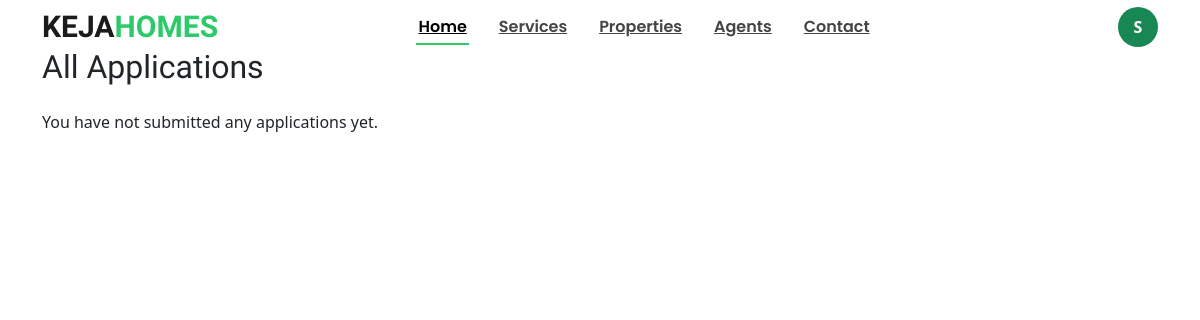
Page /myapplications/ (signed in) on the earlier database version.
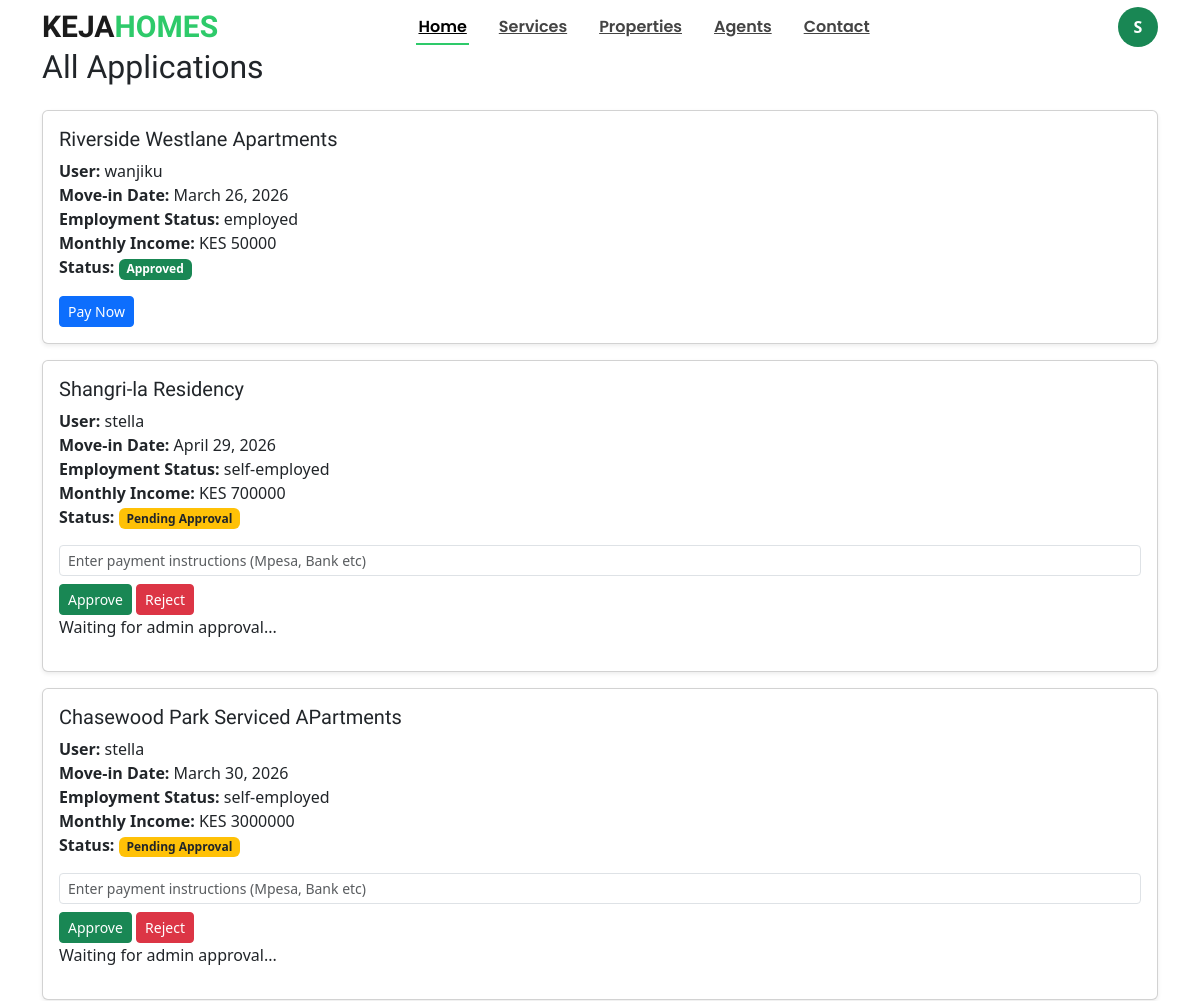
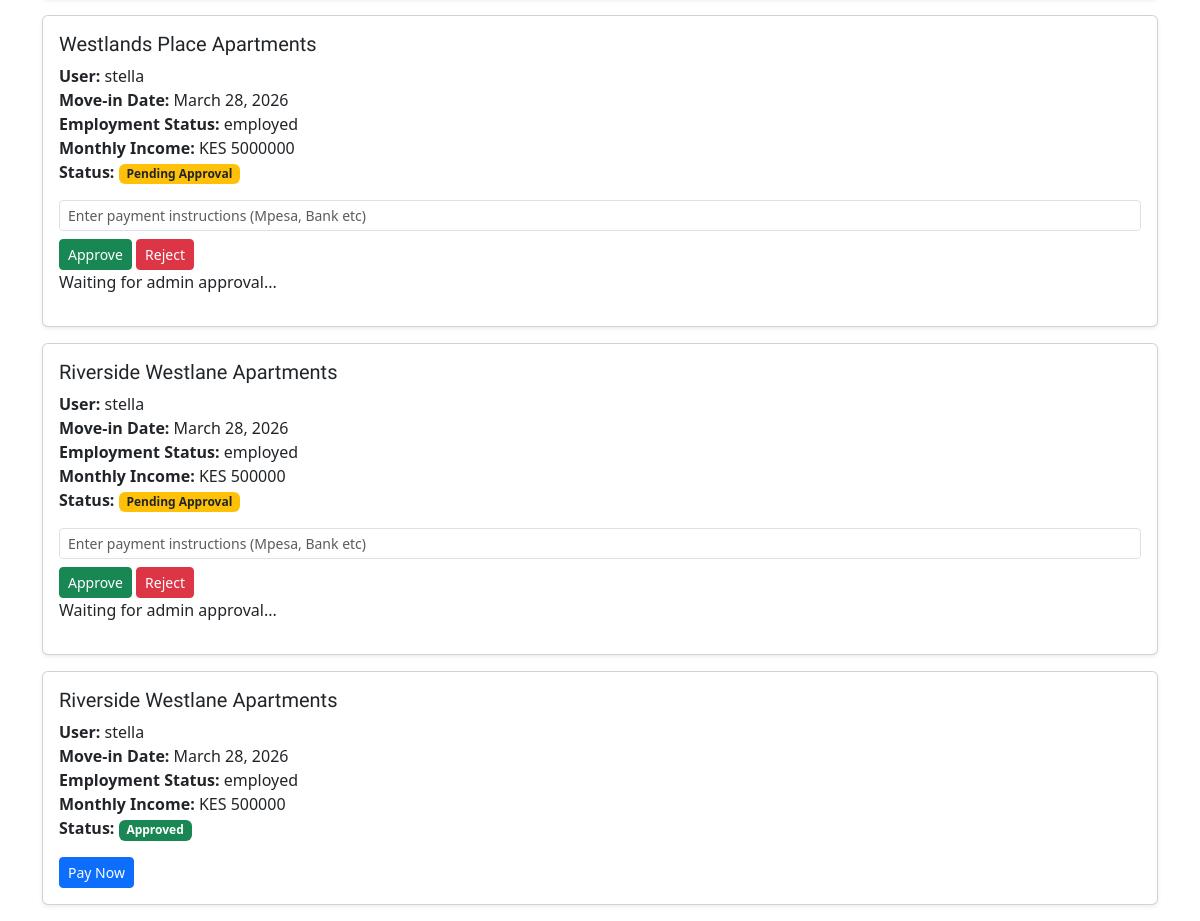
Same page on the later database version (2 pictures, top to bottom).
### homes/models.py (models this page shows, shortened)
class ApartmentApplication(models.Model):
    STATUS_CHOICES = [
        ('pending', 'Pending Approval'),
        ('approved', 'Approved'),
        ('rejected', 'Rejected'),
    ]
    PAYMENT_STATUS_CHOICES = [
        ('pending', 'Pending Payment'),
        ('paid', 'Paid'),
    ]
    user = models.ForeignKey(User, on_delete=models.CASCADE)  # link application to logged-in user
    full_name = models.CharField(max_length=200)
    email = models.EmailField()
    phone = models.CharField(max_length=20)
    id_number = models.CharField(max_length=50)
    apartment = models.CharField(max_length=200)
    move_in_date = models.DateField()
    employment_status = models.CharField(max_length=50)
    monthly_income = models.PositiveIntegerField()
    documents = models.FileField(upload_to='applications/', blank=True, null=True)
    notes = models.TextField(blank=True, null=True)
    status = models.CharField(max_length=20, choices=STATUS_CHOICES, default='pending')
    submitted_at = models.DateTimeField(auto_now_add=True)
    approved_at = models.DateTimeField(blank=True, null=True)
    price = models.PositiveIntegerField(blank=True, null=True)  # set by admin after approval
    payment_info = models.TextField(blank=True, null=True)      # e.g., Mpesa or bank instructions
    payment_status = models.CharField(
        max_length=10,
        choices=PAYMENT_STATUS_CHOICES,
        default='pending'
    )

### homes/views.py (the view, shortened to what this page needs)
# urls.py: path('myapplications/', views.myapplications, name='my-applications'),
@login_required
def myapplications(request):
    if request.user.is_superuser:
        applications = ApartmentApplication.objects.all().order_by('-submitted_at')
    else:
        applications = ApartmentApplication.objects.filter(user=request.user).order_by('-submitted_at')
    return render(request, 'myapplications.html', {'applications': applications})

### homes/templates/myapplications.html (shortened to what this page needs)
{% load static %}
<!DOCTYPE html>
<html lang="en">
<head>
    <link href="https://cdn.jsdelivr.net/npm/bootstrap@5.3.2/dist/css/bootstrap.min.css" rel="stylesheet">
  <link href="{%static 'assets/vendor/bootstrap/css/bootstrap.min.css' %}" rel="stylesheet">
  <link href="{%static 'assets/vendor/bootstrap-icons/bootstrap-icons.css' %}" rel="stylesheet">
  <link href="{%static 'assets/vendor/aos/aos.css' %}" rel="stylesheet">
  <link href="{%static 'assets/vendor/fontawesome-free/css/all.min.css' %}" rel="stylesheet">
  <link href="{%static 'assets/vendor/swiper/swiper-bundle.min.css' %}" rel="stylesheet">
  <link href="{%static 'assets/css/main.css' %}" rel="stylesheet">
   <link rel="stylesheet" href="https://cdn.jsdelivr.net/npm/bootstrap@5.3.8/dist/css/bootstrap.min.css">
  <link href="https://cdn.jsdelivr.net/npm/bootstrap-icons@1.11.3/font/bootstrap-icons.css" rel="stylesheet">
</head>
<body>
 <header id="header" class="header d-flex align-items-center fixed-top">
    <div class="container-fluid container-xl position-relative d-flex align-items-center justify-content-between">
        <div class="logo d-flex align-items-center">
  <h1 class="sitename m-0">
    KEJA<span>HOMES</span>
  </h1>
</div>
  <nav id="navmenu" class="navmenu">
        <ul>
          <li><a href="{% url 'index' %}" class="active">Home</a></li>
          <li><a href="{% url 'about' %}">Services</a></li>
          <li><a href="{% url 'properties' %}">Properties</a></li>
          <li><a href="{% url 'agents' %}">Agents</a></li>
          <li><a href="{% url 'contact' %}">Contact</a></li>
      </nav>
         <div class="d-flex align-items-center ms-5">
      {% if user.is_authenticated %}
        <div class="dropdown">
          <button class="btn rounded-circle bg-success text-white fw-bold"
                  type="button"
                  data-bs-toggle="dropdown"
                  style="width:40px; height:40px;">
            {{ user.username|first|upper }}
          </button>
        </div>
      {% else %}
        <a href="{% url 'login' %}" class="btn btn-outline-success">Login</a>
      {% endif %}
    </div>
    </div>
  </header>
<div class="container mt-5">
    <h2 class="mb-4">
        {% if user.is_superuser %}All Applications{% else %}My Applications{% endif %}
    </h2>
    {% if applications %}
        {% for app in applications %}
            <div class="card mb-3 shadow-sm">
                <div class="card-body">
                    <h5>{{ app.apartment }}</h5>
                    <p>
                        {% if user.is_superuser %}
                            <strong>User:</strong> {{ app.user.username }}<br>
                        {% endif %}
                        <strong>Move-in Date:</strong> {{ app.move_in_date }}<br>
                        <strong>Employment Status:</strong> {{ app.employment_status }}<br>
                        <strong>Monthly Income:</strong> KES {{ app.monthly_income }}<br>
                        <strong>Status:</strong>
                        {% if app.status == 'pending' %}
                            <span class="badge bg-warning text-dark">Pending Approval</span>
                        {% elif app.status == 'approved' %}
                            <span class="badge bg-success">Approved</span>
                        {% else %}
                            <span class="badge bg-danger">Rejected</span>
                        {% endif %}
                    </p>
                    {% if user.is_superuser and app.status == 'pending' %}
                        <form method="post" class="d-inline">
                            <div class="mb-2">
                                <input type="text" name="payment_info" class="form-control form-control-sm" placeholder="Enter payment instructions (Mpesa, Bank etc)">
                            </div>
                            <button name="action" value="approve" class="btn btn-success btn-sm">Approve</button>
                            <button name="action" value="reject" class="btn btn-danger btn-sm">Reject</button>
                        </form>
                    {% endif %}
                    {% if app.status == 'approved' and app.payment_info %}
                        <button id="pay-now-btn-{{ app.id }}" class="btn btn-primary btn-sm">Pay Now</button>
                    {% elif app.status == 'pending' %}
                        <p>Waiting for admin approval...</p>
                    {% endif %}
                </div>
            </div>
        {% endfor %}
    {% else %}
        <p>You have not submitted any applications yet.</p>
    {% endif %}
</div>
</body>
</html>

### static/assets/css/main.css (style rules this page uses)
:root { --default-font: "Roboto", system-ui, -apple-system, "Segoe UI", Roboto, "Helvetica Neue", Arial, "Noto Sans", "Liberation Sans", sans-serif, "Apple Color Emoji", "Segoe UI Emoji", "Segoe UI Symbol", "Noto Color Emoji"; --heading-font: "Raleway", sans-serif; --nav-font: "Poppins", sans-serif; }
:root { --background-color: #ffffff; --default-color: #444444; --heading-color: #1b1b1b; --accent-color: #2eca6a; --surface-color: #ffffff; --contrast-color: #ffffff; }
:root { --nav-color: #444444; --nav-hover-color: #000000; --nav-mobile-background-color: #ffffff; --nav-dropdown-background-color: #ffffff; --nav-dropdown-color: #444444; --nav-dropdown-hover-color: #2eca6a; }
:root { scroll-behavior: smooth; }
body { color: var(--default-color); background-color: var(--background-color); font-family: var(--default-font); }
a { color: var(--accent-color); text-decoration: none; transition: 0.3s; }
h1, h2, h3, h4, h5, h6 { color: var(--heading-color); font-family: var(--heading-font); }
.logo { line-height: 1; }
.logo .sitename { font-size: 30px; margin: 0; font-weight: 700; font-family: var(--heading-font); color: var(--heading-color); }
.logo .sitename span { color: var(--accent-color); }
@media (min-width: 1200px) { .navmenu { padding: 0; } }
@media (min-width: 1200px) { .navmenu ul { margin: 0; padding: 0; display: flex; list-style: none; align-items: center; } }
@media (min-width: 1200px) { .navmenu li { position: relative; } }
@media (min-width: 1200px) { .navmenu>ul>li { white-space: nowrap; padding: 15px 14px; } }
@media (min-width: 1200px) { .navmenu a, .navmenu a:focus { color: var(--nav-color); font-size: 16px; padding: 0 2px; font-family: var(--nav-font); font-weight: 600; display: flex; align-items: center; justify-content: space-between; white-space: nowrap; transition: 0.3s; position: relative; } }
@media (min-width: 1200px) { .navmenu>ul>li>a:before { content: ""; position: absolute; width: 100%; height: 2px; bottom: -6px; left: 0; background-color: var(--accent-color); visibility: hidden; width: 0px; transition: all 0.3s ease-in-out 0s; } }
@media (min-width: 1200px) { .navmenu a:hover:before, .navmenu li:hover>a:before, .navmenu .active:before { visibility: visible; width: 100%; } }
@media (min-width: 1200px) { .navmenu li:hover>a, .navmenu .active, .navmenu .active:focus { color: var(--nav-hover-color); } }

Differences in the rows shown:
added ApartmentApplication: apartment "Riverside Westlane Apartments", user.username "wanjiku", move_in_date "March 26, 2026", employment_status "employed", monthly_income "50000", status "Approved"
added ApartmentApplication: apartment "Shangri-la Residency", user.username "stella", move_in_date "April 29, 2026", employment_status "self-employed", monthly_income "700000", status "Pending Approval"
added ApartmentApplication: apartment "Chasewood Park Serviced APartments", user.username "stella", move_in_date "March 30, 2026", employment_status "self-employed", monthly_income "3000000", status "Pending Approval"
added ApartmentApplication: apartment "Westlands Place Apartments", user.username "stella", move_in_date "March 28, 2026", employment_status "employed", monthly_income "5000000", status "Pending Approval"
added ApartmentApplication: apartment "Riverside Westlane Apartments", user.username "stella", move_in_date "March 28, 2026", employment_status "employed", monthly_income "500000", status "Pending Approval"
added ApartmentApplication: apartment "Riverside Westlane Apartments", user.username "stella", move_in_date "March 28, 2026", employment_status "employed", monthly_income "500000", status "Approved"
Other differences:
text no longer shown: "You have not submitted any applications yet."
